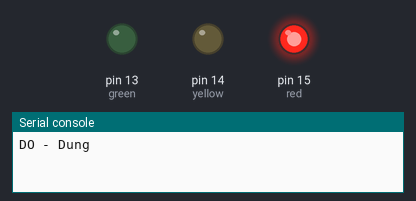
This program was run on a simulated MicroPython board. Parts: output pins drawn as LEDs (lit = HIGH), the last lines printed to the serial console.

Above: at 2.5 s.
At 7.5 s:
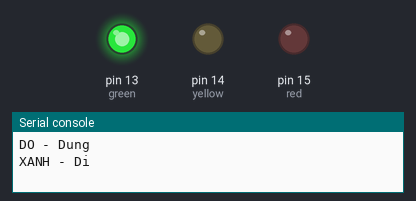
At 11.0 s:
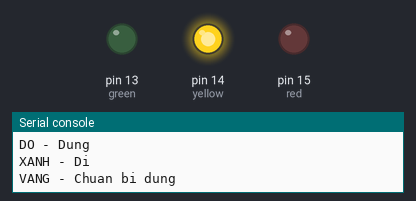
Timing chart, 0 to 15.6 s (numbered marks = the images above):
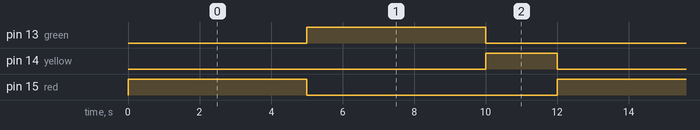

The program:

traffic_light.py
```python
from machine import Pin
import time

red = Pin(15, Pin.OUT)
yellow = Pin(14, Pin.OUT)
green = Pin(13, Pin.OUT)


def all_off():
    red.value(0)
    yellow.value(0)
    green.value(0)


while True:
    all_off()
    red.value(1)
    print('DO - Dung')
    time.sleep(5)

    all_off()
    green.value(1)
    print('XANH - Di')
    time.sleep(5)

    all_off()
    yellow.value(1)
    print('VANG - Chuan bi dung')
    time.sleep(2)
```

Measured:
- by itself, pin 13 (green), pin 15 (red): alternates HIGH for 5.0 s and LOW for 7.0 s
- by itself, pin 14 (yellow): alternates HIGH for 2.0 s and LOW for 10.0 s
- by itself, everything shown: repeats every 12.0 s, in 3 steps
